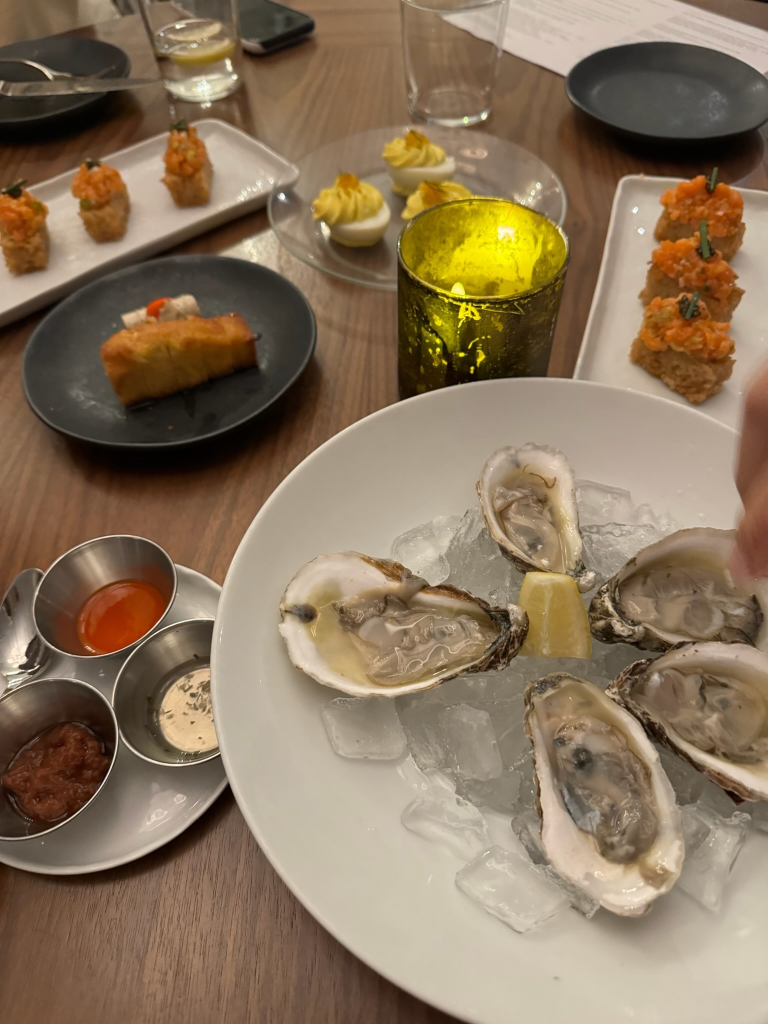
#> input picture in/appetizers.jpeg, 1536 x 2048 px (shown at 1/2 size)
$ python -i make_sketch.py   (imports and definitions only)   (older library calls are emulated)
#> lines starting #> are read from the running program, lines starting #| are printed output that depends on the picture
import os
import cv2
import numpy as np
import tensorflow as tf
from PIL import Image, ImageDraw
from skimage.morphology import skeletonize
import matplotlib.pyplot as plt


"""
Here we build the architecture for the residual MLPs that will
control the fidelity and simplicity of the sketch image.
"""
# builds a transformer style residual block
# [7 lines left out: function _make_block, not called in this run]

# defines the generic MLP backbone that will be used for fidelity and
# simplicity MLPs
class _BaseMLP(tf.keras.Model):
    # [15 lines left out: functions __init__, call, not called in this run]


class FidelityMLP(_BaseMLP):
    # maps (0...1) to fidelity in [10, 110]

    def _scale_and_shift(self, x):
        return tf.sigmoid(x) * 100.0 + 10.0


class SimplicityMLP(_BaseMLP):
    # maps (0...1) to simplicity in [0, 0.35]

    def _scale_and_shift(self, x):
        return tf.sigmoid(x) * 0.35


"""
The next four functions load_image, get_saliency_map, make_pencil_sketch,
and vectorize_strokes are helper functions, that we will use in our
training loop.
"""
# load image helper function
def load_image(path, size=(512, 512)):
    img = Image.open(path).convert("RGB").resize(size)
    return np.asarray(img, dtype=np.float32) / 255.0

# make saliency map
def get_saliency_map(image_np):
    gray = cv2.cvtColor((image_np * 255).astype(np.uint8), cv2.COLOR_RGB2GRAY)
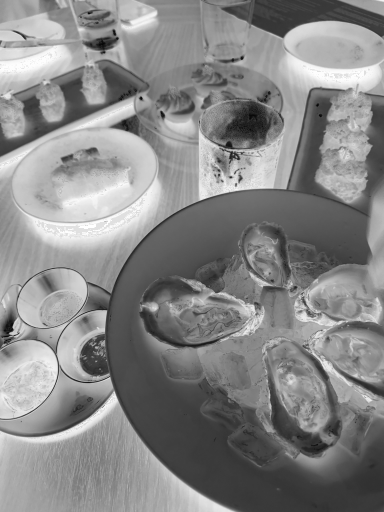
#> gray: shape (2048, 1536) (shown at 1/4 size); min 0, max 255, mean 134.8

    # compute image gradients in horizontal and vertical directions
    dx = cv2.Sobel(gray, cv2.CV_32F, 1, 0, ksize=3)
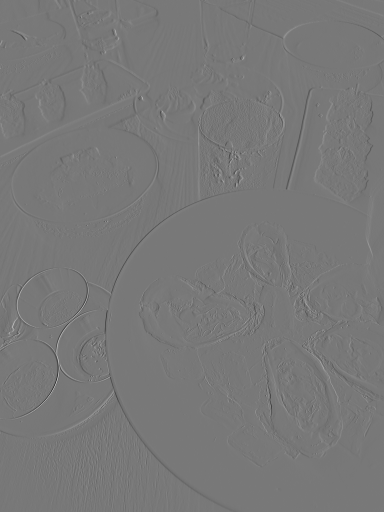
#> dx: shape (2048, 1536) float32 (shown at 1/4 size); min -690, max 772, mean -0.3; drawn with min black and max white
    dy = cv2.Sobel(gray, cv2.CV_32F, 0, 1, ksize=3)

    # combine
    saliency_map = np.abs(dx) + np.abs(dy)
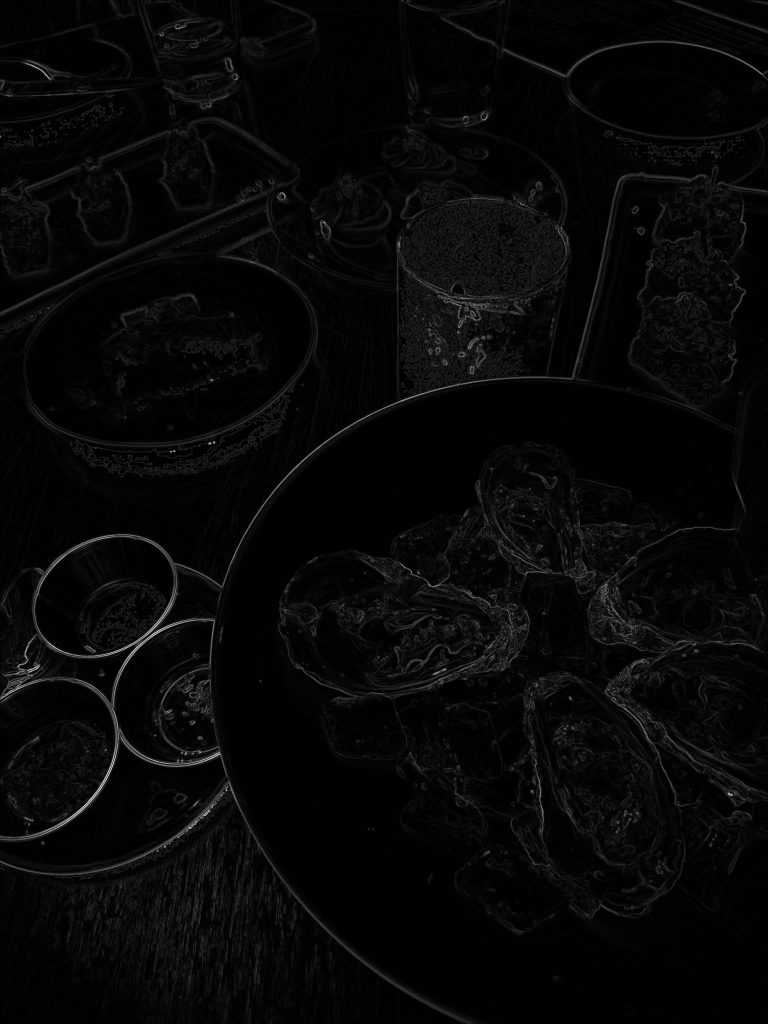
#> saliency_map: shape (2048, 1536) float32 (shown at 1/2 size); min 0, max 1072, mean 32; drawn with min black and max white

    # normalize to (0,1)
    saliency_map /= saliency_map.max() + 1e-8

    return saliency_map


# use saliency map as a mask and turn image into a pencil sketch
# [72 lines left out: functions make_pencil_sketch, vectorize_strokes, not called in this run]


"""
The functions below define the grid generation, training loop, and main driver
"""
# creates the grid of sketch images with varying values of fidelity and simplicity
# [182 lines left out: functions generate_grid, pretrain_mlp, generate_sketch, set_tensorflow_device, main, not called in this run]

# [2 lines not run here, left out]

>>> import cv2
>>> picture = cv2.cvtColor(cv2.imread('in/appetizers.jpeg'), cv2.COLOR_BGR2RGB)
>>> result = get_saliency_map(picture)

$ run again, on in/cathedral.jpeg
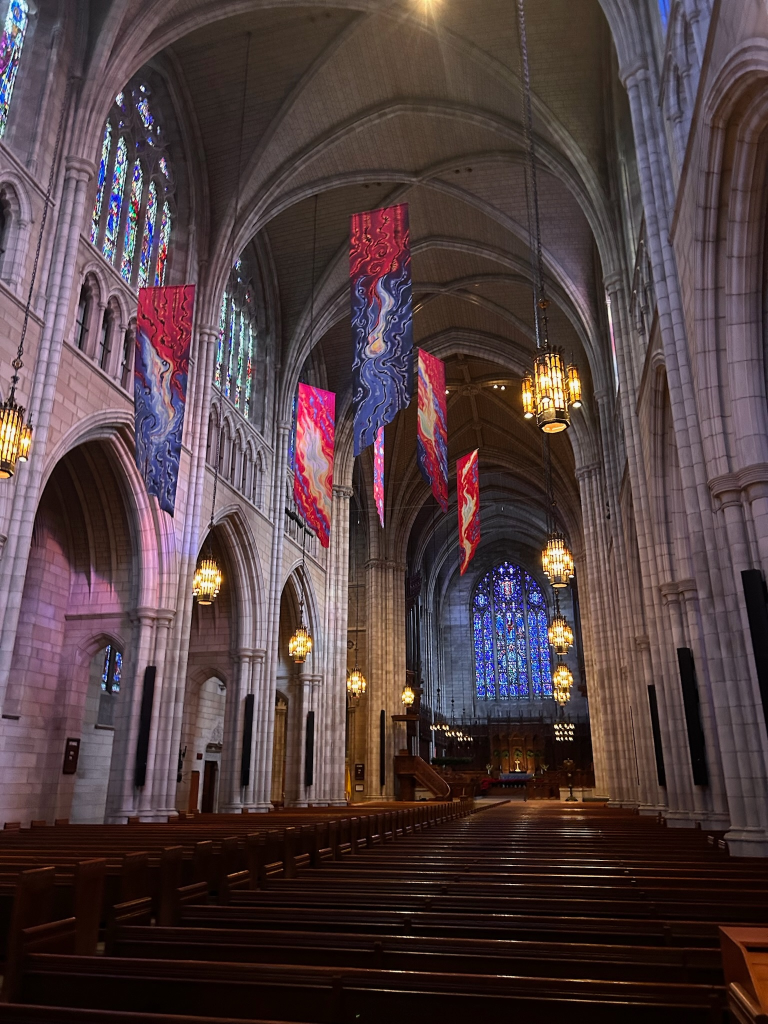
#> input picture in/cathedral.jpeg, 1536 x 2048 px (shown at 1/2 size)
#> in get_saliency_map, `dx = cv2.Sobel(gray, cv2.CV_32F, 1, 0, ksize=3)`:
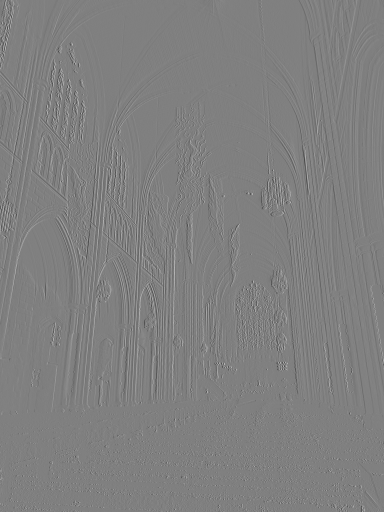
#> dx: shape (2048, 1536) float32 (shown at 1/4 size); min -930, max 924, mean 0.3; drawn with min black and max white
#> in get_saliency_map, `saliency_map = np.abs(dx) + np.abs(dy)`:
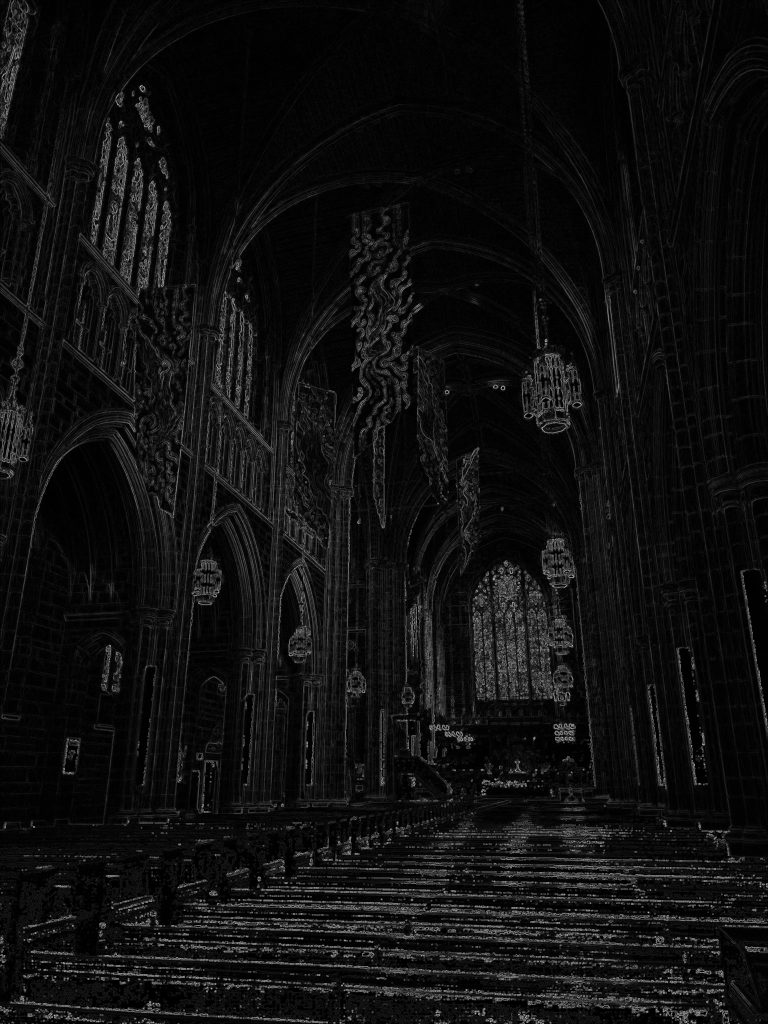
#> saliency_map: shape (2048, 1536) float32 (shown at 1/2 size); min 0, max 1526, mean 96.6; drawn with min black and max white

$ run again, on in/cheesecake.jpeg
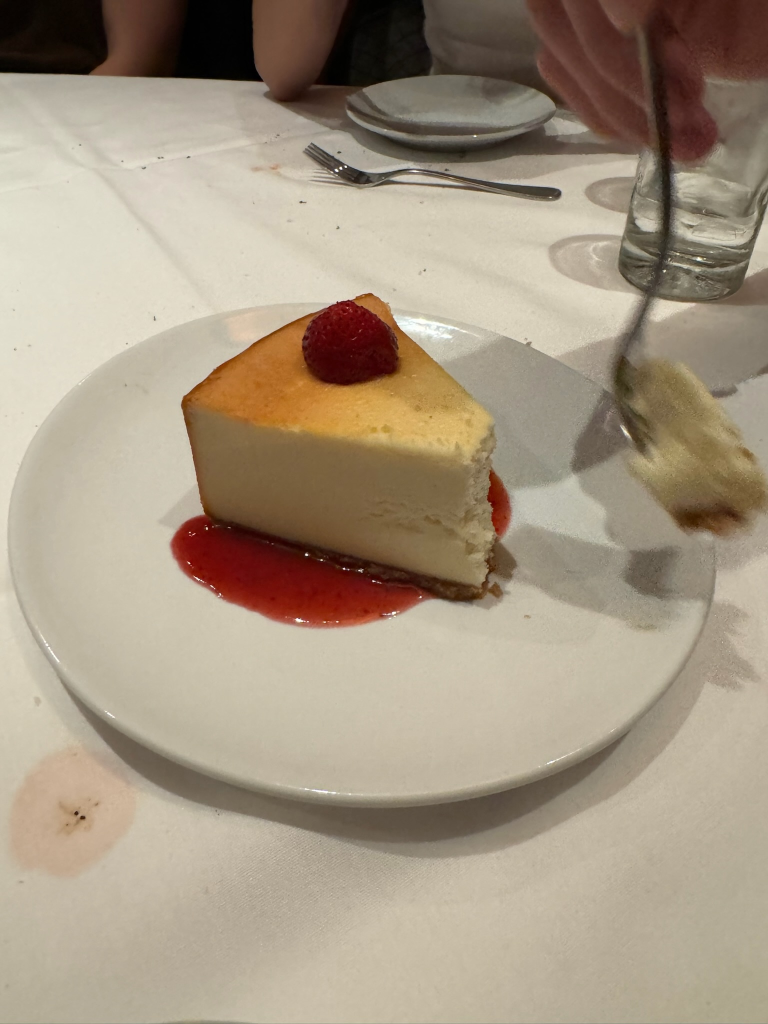
#> input picture in/cheesecake.jpeg, 1536 x 2048 px (shown at 1/2 size)
#> in get_saliency_map, `dx = cv2.Sobel(gray, cv2.CV_32F, 1, 0, ksize=3)`:
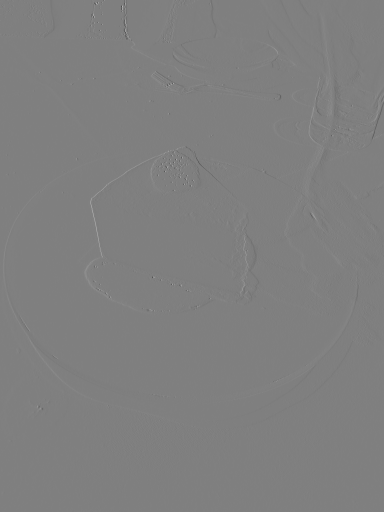
#> dx: shape (2048, 1536) float32 (shown at 1/4 size); min -1020, max 1020, mean 0.2; drawn with min black and max white
#> in get_saliency_map, `saliency_map = np.abs(dx) + np.abs(dy)`:
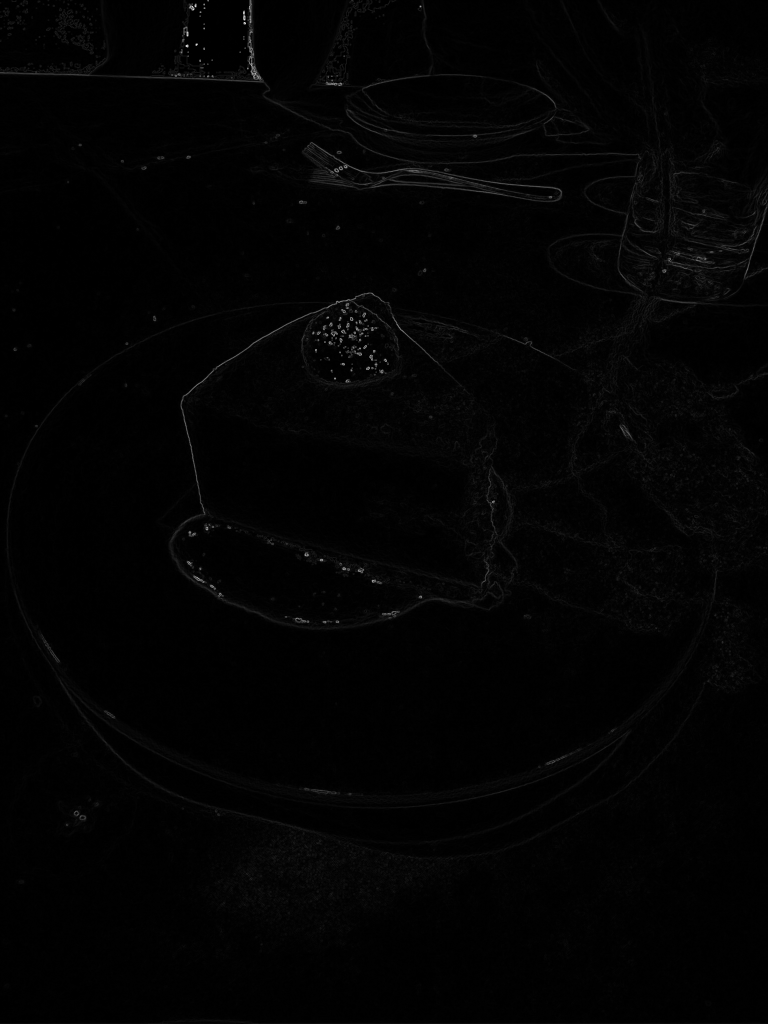
#> saliency_map: shape (2048, 1536) float32 (shown at 1/2 size); min 0, max 1530, mean 18; drawn with min black and max white
